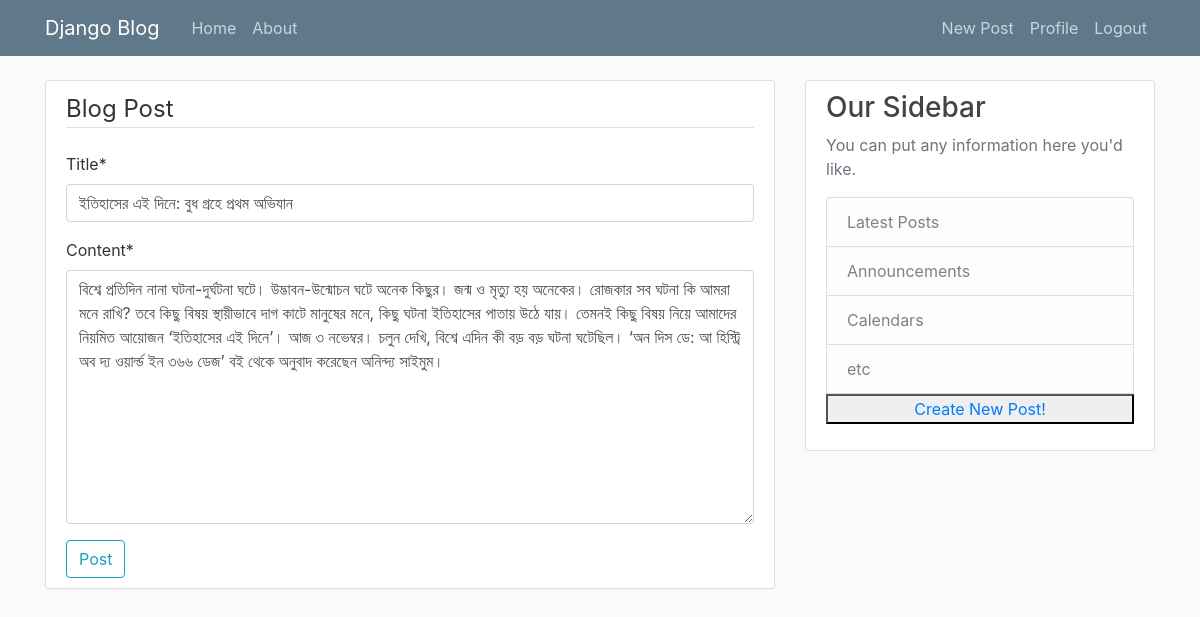
The page /post/7/update/ (signed in) on the database its author committed.
### BlogApp/models.py (models this page shows, shortened)
class Post(models.Model):
    title = models.CharField(max_length=150)
    content = models.TextField()
    date_post = models.DateTimeField(default=timezone.now)
    author = models.ForeignKey(User, on_delete=models.CASCADE)

### BlogApp/views.py (the view, shortened to what this page needs)
# urls.py: path('post/<int:pk>/update/', PostUpdateView.as_view(), name="post update"),
class PostUpdateView(UserPassesTestMixin, UpdateView):
    model = Post
    fields = ['title', 'content']
    template_name = 'home/post_form.html'
    def test_func(self):
        post = self.get_object()
        if self.request.user == post.author:
            return True
        return False

### BlogApp/templates/home/post_form.html (shortened to what this page needs)
{% extends "home/base.html" %}
{% load crispy_forms_tags %}
{% block content %}
<div class="content-section">
    <form method="POST">
        <fieldset class="from-group">
            <legend class="border-bottom mb-4"> Blog Post</legend>
            {{ form|crispy }}
        </fieldset>
        <div class="from-group">
            <button class="btn btn-outline-info" type="submit"> Post</button>
        </div>
    </form>
</div>
{% endblock %}

### BlogApp/static/blog/main.css (style rules this page uses)
body { background: #fafafa; color: #333333; margin-top: 5rem; }
.content-section { background: #ffffff; padding: 10px 20px; border: 1px solid #dddddd; border-radius: 3px; margin-bottom: 20px; }

### rows shown on the page
Post: title "ইতিহাসের এই দিনে: বুধ গ্রহে প্রথম অভিযান", content "বিশ্বে প্রতিদিন নানা ঘটনা-দুর্ঘটনা ঘটে। উদ্ভাবন-উন্মোচন ঘটে অনেক কিছুর। জন্ম ও মৃত্যু হয় অনেকের। রোজকার সব ঘটনা কি আমরা মনে রাখি? তবে কিছু বিষয় স্থায়ীভাবে দাগ কাটে মানুষের মনে, কিছু ঘটনা ইতিহাসের পাতায় উঠে যায়। তেমনই কিছু বিষয় নিয়ে আমাদের নিয়মিত আয়োজন ‘ইতিহাসের এই দিনে’। আজ ৩ নভেম্বর। চলুন দেখি, বিশ্বে এদিন কী বড় বড় ঘটনা ঘটেছিল। ‘অন দিস ডে: আ হিস্ট্রি অব দ্য ওয়ার্ল্ড ইন ৩৬৬ ডেজ’ বই থেকে অনুবাদ করেছেন অনিন্দ্য সাইমুম।"
